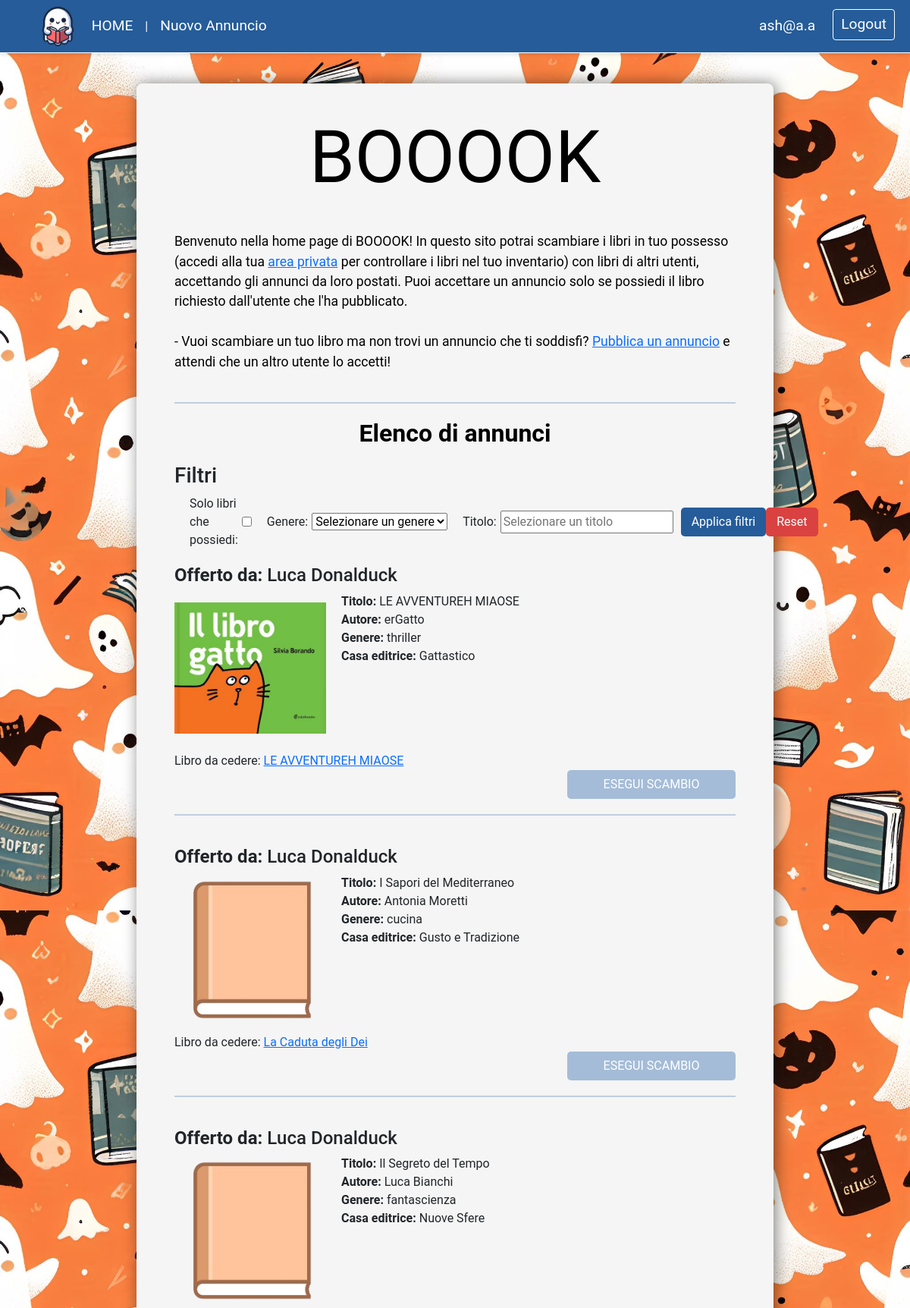
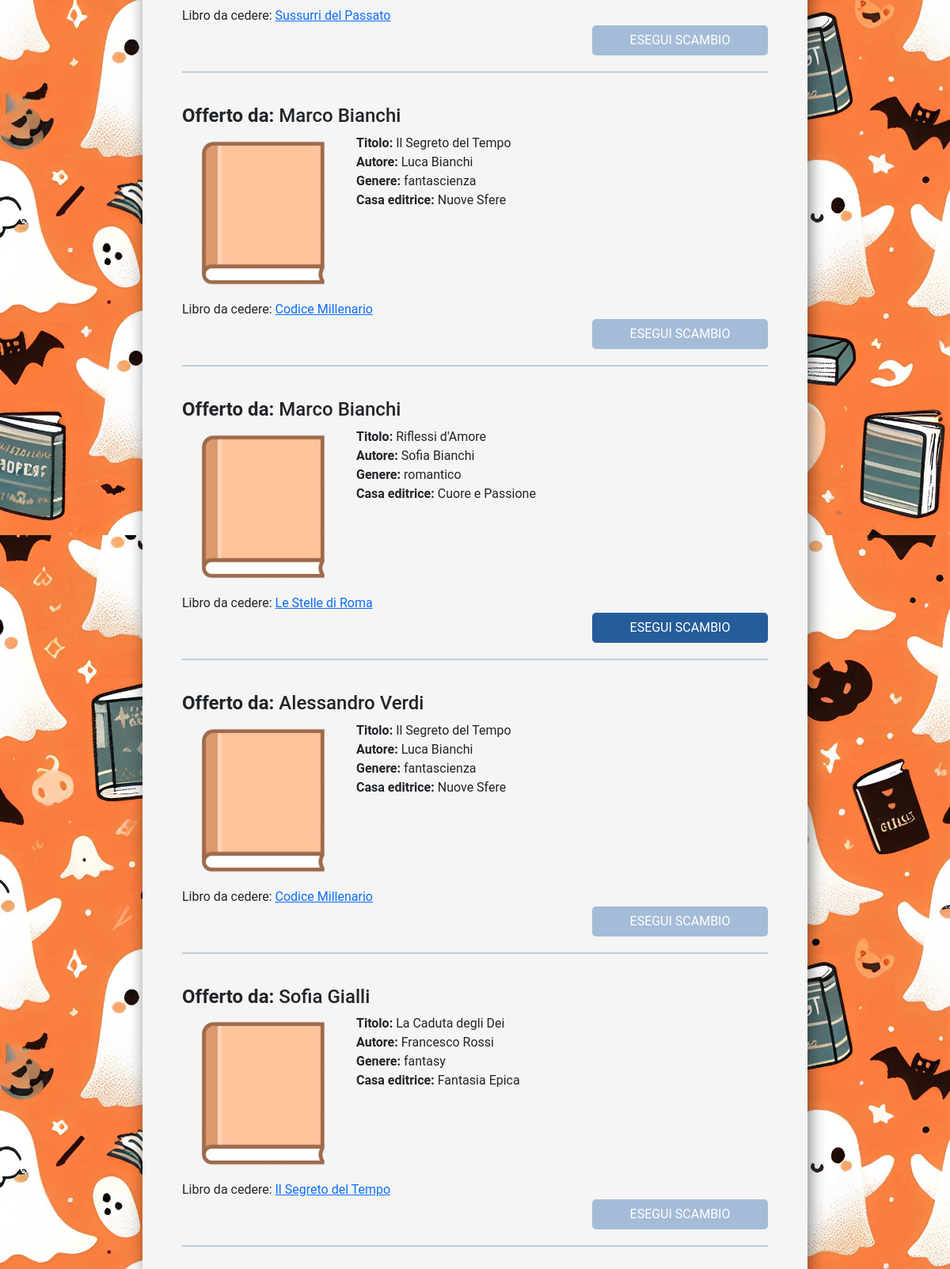
Screenshot of /home.php (signed in) with the database file from the repository (2 pictures, top to bottom).
### tables this page shows
CREATE TABLE `annunci` (
  `id_annuncio` int(11) NOT NULL,
  `fk_id_utente` int(11) NOT NULL,
  `fk_id_copia_libro_scambiato` int(11) NOT NULL,
  `fk_id_info_libro_richiesto` int(11) NOT NULL
);

CREATE TABLE `utenti` (
  `id_utente` int(11) NOT NULL,
  `nome` varchar(50) NOT NULL,
  `cognome` varchar(50) NOT NULL,
  `email` varchar(50) NOT NULL,
  `pw` varchar(70) NOT NULL,
  `tipo` varchar(50) NOT NULL
);

CREATE TABLE `info_libri` (
  `id_info_libro` int(11) NOT NULL,
  `titolo` varchar(50) NOT NULL,
  `autore` varchar(50) NOT NULL,
  `genere` varchar(50) NOT NULL,
  `descrizione` varchar(1024) NOT NULL,
  `src` varchar(100) NOT NULL DEFAULT 'generic.png',
  `rating` double DEFAULT NULL,
  `casa_editrice` varchar(50) NOT NULL
);

### home.php (the view, shortened to what this page needs)
<?php
$servername = "localhost";
$username = "root";
$pw = "";
$dbname = "booook";
$conn = new mysqli($servername, $username, $pw, $dbname);
?>
<!DOCTYPE html>
<html lang="it">
<head>
    <link href="https://cdn.jsdelivr.net/npm/bootstrap@5.0.2/dist/css/bootstrap.min.css" rel="stylesheet">
    <link href="stylesheet/home.css" rel="stylesheet" type="text/css">
    <link href="stylesheet/nav.css" rel="stylesheet" type="text/css">
</head>
<body>
    <?php include 'navbar.php' ?>
    <div id="wrapper">
        <h1 id="title">BOOOOK</h1>
        <p id="description">Benvenuto nella home page di BOOOOK! In questo sito potrai scambiare i libri in tuo possesso (accedi alla tua <a href="profilo.php">area privata</a>
        per controllare i libri nel tuo inventario) con libri di altri utenti, accettando gli annunci da loro postati. Puoi accettare un annuncio solo se possiedi il libro richiesto dall'utente che l'ha pubblicato.<br><br>
        - Vuoi scambiare un tuo libro ma non trovi un annuncio che ti soddisfi? <a href="addTrade.php">Pubblica un annuncio</a> e attendi che un altro utente lo accetti!</p>
        <hr></hr>
        <h2 id="annunci-lista-titolo">Elenco di annunci</h2>
        <div id="filtri-wrapper">
            <h3>Filtri</h3>
            <form id="filtri-form" method="GET">
                <label for="only_available">Solo libri che possiedi:</label>
                <input type="checkbox" id="checkbox" name="only_available" value="true">
                <label for="genere">Genere:</label>
                <select id="genere" name="genere">
                    <?php
                    $sql = "SELECT DISTINCT genere FROM info_libri ORDER BY genere ASC";
                    $result= $conn->query($sql);
                    if($result->num_rows >0) {
                        echo "<option disabled selected value='none'>Selezionare un genere</option>";
                    }
                    ?>
                </select>
                <label for="casa_editrice">Titolo:</label>
                <input type="text" name="titolo" placeholder="Selezionare un titolo">
                <input type="submit" value="Applica filtri">
                <a href="home.php" id="filter-reset-button">Reset</a>
            </form>
        </div>
        <div id="annunci-wrapper">
            <?php
            $sql = "SELECT
                        annunci.id_annuncio,
                        info_richiesto.titolo AS richiesto_titolo,
                        info_richiesto.autore AS richiesto_autore,
                        info_richiesto.genere AS richiesto_genere,
                        info_richiesto.casa_editrice AS richiesto_casa_editrice,
                        info_richiesto.src AS richiesto_src,
                        info_richiesto.id_info_libro AS richiesto_info_id,
                        info_scambiato.titolo AS scambiato_titolo,
                        info_scambiato.autore AS scambiato_autore,
                        info_scambiato.genere AS scambiato_genere,
                        info_scambiato.casa_editrice AS scambiato_casa_editrice,
                        info_scambiato.src AS scambiato_src,
                        info_scambiato.id_info_libro AS scambiato_info_id,
                        copia_scambiato.id_copia_libro AS scambiato_copia_id,
                        utenti.nome,
                        utenti.cognome
                    FROM annunci
                    LEFT JOIN utenti ON annunci.fk_id_utente = utenti.id_utente
                    LEFT JOIN copia_libri AS copia_scambiato ON annunci.fk_id_copia_libro_scambiato = copia_scambiato.id_copia_libro
                    LEFT JOIN info_libri AS info_scambiato ON copia_scambiato.fk_id_info_libro = info_scambiato.id_info_libro
                    LEFT JOIN info_libri AS info_richiesto ON annunci.fk_id_info_libro_richiesto = info_richiesto.id_info_libro
                    WHERE annunci.fk_id_utente != ".$_SESSION['user_id']." ";
            $result = $conn->query($sql);
            if($result->num_rows > 0){
                while($row = $result->fetch_assoc()) {
                    echo "<div class='annuncio-singolo-wrapper'>";
                        echo "<h4><b>Offerto da:</b> " . $row['nome'] . " " . $row["cognome"]."</h4>";
                        echo "<div class='annuncio-singolo-scambiato'>";
                            echo "<a href='pagina_libro.php?id_libro=".$row["scambiato_info_id"]."'><img class='annuncio-singolo-scambiato-img' src='images/book_covers/" . $row['scambiato_src'] . "'></a>";
                            echo "<div class='annuncio-singolo-scambiato-info'>";
                                echo "<p><b>Titolo: </b>" . $row['scambiato_titolo'] . "</td>";
                                echo "<p><b>Autore: </b>" . $row['scambiato_autore'] . "</td>";
                                echo "<p><b>Genere: </b>" . $row['scambiato_genere'] . "</td>";
                                echo "<p><b>Casa editrice: </b>" . $row['scambiato_casa_editrice'] . "</td>";
                            echo "</div>";
                        echo "</div>";
                        echo "<div class='annuncio-singolo-richiesto'>";
                            echo "<span>Libro da cedere:
                                      <a href='pagina_libro.php?id_libro=".$row["richiesto_info_id"]."'>".$row["richiesto_titolo"]."</a>
                                  </span>
                                  <form method='POST' action='trade_confirmation.php'>
                                    <input type='hidden' name='id_annuncio' value='".$row['id_annuncio']."'>
                                    <input type='hidden' name='id_info_richiesto' value='".$row['richiesto_info_id']."'>
                                    <input type='hidden' name='id_info_scambiato' value='".$row['scambiato_info_id']."'>
                                    <input type='hidden' name='id_copia_scambiato' value='".$row['scambiato_copia_id']."'>";
                                    $sql_available = "SELECT * FROM copia_libri WHERE fk_id_info_libro = ".$row['richiesto_info_id']." AND fk_id_utente = ".$_SESSION['user_id'];
                                    $result_available = $conn->query($sql_available);
                                    if($result_available->num_rows > 0){
                                        echo "<input type='submit' class='btn-scambia' value='ESEGUI SCAMBIO'>";
                                    } else {
                                        echo "<input type='submit' class='btn-scambia' value='ESEGUI SCAMBIO' disabled>";
                                    }
                                  echo "</form>";
                        echo "</div>";
                        echo "<hr></hr>";
                    echo "</div>";
                }
            }
            ?>
        </div>
    </div>
</body>
</html>

### stylesheet/home.css (style rules this page uses)
body { margin: 0; padding: 0; padding-top: 70px; font-family: 'Roboto', sans-serif; background-color: #FF6542; background-image: url('../images/backgrounds/home.jpeg'); background-size: contain; }
#title { margin: auto; text-align: center; color: #000000; font-family: "Rubik Doodle Shadow", system-ui; font-weight: 400; font-style: normal; font-size: 6em; margin-top: 20px; margin-bottom: 40px; }
#description { text-align: start; color: #000000; font-size: 1.1em; margin-bottom: 20px; }
#annunci-lista-titolo { margin: auto; text-align: center; font-weight: bold; color: #000000; margin-bottom: 20px; }
#wrapper { padding: 20px 50px; width: 70%; height: 100%; margin: 40px auto; border-radius: 8px; display: flex; flex-direction: column; justify-content: center; align-items: start; background-color: #f5f5f5; box-shadow: 3px 0px 20px 0 rgba(0, 0, 0, 0.5); }
#annunci-wrapper { width: 100%; display: flex; flex-direction: column; justify-content: start; align-items: start; flex-wrap: wrap; }
.annuncio-singolo-wrapper { flex-grow: 1; width: 100%; display: flex; flex-direction: column; justify-content: start; align-items: start; margin-top: 20px; }
.annuncio-singolo-scambiato { width: 100%; display: flex; flex-direction: row; justify-content: start; align-items:start; margin-bottom: 10px; }
p { font-size: 1em; margin: 0; }
.annuncio-singolo-richiesto { width: 100%; align-items: center; justify-content: center; }
.annuncio-singolo-scambiato-img { width: 200px; height:200px; margin-right: 20px; object-fit: contain; border-radius: 4px; }
.btn-scambia { float: right; width: 30%; background-color: #255C99; color: white; padding: 10px 20px; border: none; border-radius: 5px; cursor: pointer; transition: 0.1s; }
hr { width: 100%; border: 1px solid #255C99; margin: 20px 0; }
#filtri-form { width: 100%; display: flex; flex-direction: row; justify-content: start; align-items: center; }
#filtri-wrapper { width: 100%; }
input[type="submit"] { background-color: #255C99; margin-left: 10px; color: white; padding: 7px 14px; border: none; border-radius: 5px; cursor: pointer; transition: 0.1s; }
input[type="submit"]:disabled { background-color: #4b7cb579; cursor: not-allowed; }
#filtri-form label { margin-right: 5px; margin-left: 20px; }
#filter-reset-button { text-decoration: none; margin-left:auto; background-color: #da4141; color: white; padding: 7px 14px; border: none; border-radius: 5px; cursor: pointer; transition: 0.1s; }

### rows the page displays
annunci: fk_id_utente.nome "Luca", fk_id_utente.cognome "Donalduck", fk_id_info_libro_richiesto.src (picture), fk_id_info_libro_richiesto.titolo "LE AVVENTUREH MIAOSE", fk_id_info_libro_richiesto.autore "erGatto", fk_id_info_libro_richiesto.genere "thriller", fk_id_info_libro_richiesto.casa_editrice "Gattastico"
annunci: fk_id_utente.nome "Luca", fk_id_utente.cognome "Donalduck", info_libri.src (picture), info_libri.titolo "I Sapori del Mediterraneo", info_libri.autore "Antonia Moretti", info_libri.genere "cucina", info_libri.casa_editrice "Gusto e Tradizione", fk_id_info_libro_richiesto.titolo "La Caduta degli Dei"
annunci: fk_id_utente.nome "Luca", fk_id_utente.cognome "Donalduck", info_libri.src (picture), info_libri.titolo "Il Segreto del Tempo", info_libri.autore "Luca Bianchi", info_libri.genere "fantascienza", info_libri.casa_editrice "Nuove Sfere", fk_id_info_libro_richiesto.titolo "Sussurri del Passato"
annunci: fk_id_utente.nome "Marco", fk_id_utente.cognome "Bianchi", info_libri.src (picture), info_libri.titolo "Il Segreto del Tempo", info_libri.autore "Luca Bianchi", info_libri.genere "fantascienza", info_libri.casa_editrice "Nuove Sfere", fk_id_info_libro_richiesto.titolo "Codice Millenario"
annunci: fk_id_utente.nome "Marco", fk_id_utente.cognome "Bianchi", info_libri.src (picture), info_libri.titolo "Riflessi d'Amore", info_libri.autore "Sofia Bianchi", info_libri.genere "romantico", info_libri.casa_editrice "Cuore e Passione", fk_id_info_libro_richiesto.titolo "Le Stelle di Roma"
annunci: fk_id_utente.nome "Alessandro", fk_id_utente.cognome "Verdi", info_libri.src (picture), info_libri.titolo "Il Segreto del Tempo", info_libri.autore "Luca Bianchi", info_libri.genere "fantascienza", info_libri.casa_editrice "Nuove Sfere", fk_id_info_libro_richiesto.titolo "Codice Millenario"
annunci: fk_id_utente.nome "Sofia", fk_id_utente.cognome "Gialli", info_libri.src (picture), info_libri.titolo "La Caduta degli Dei", info_libri.autore "Francesco Rossi", info_libri.genere "fantasy", info_libri.casa_editrice "Fantasia Epica", fk_id_info_libro_richiesto.titolo "Il Segreto del Tempo"

### other values shown
$email "ash@a.a"
